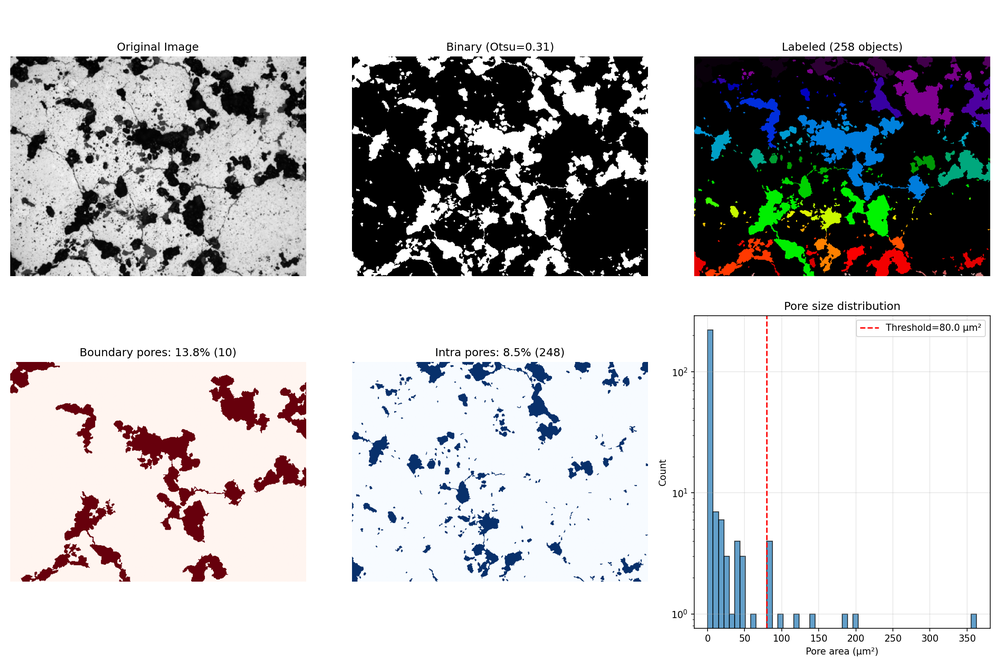
#> input picture Optimization_3D_structure/EXP IMG/connected_79_pore_analysis.png, 1000 x 667 px, shrunk from 2250 x 1500 before the run
$ python pore_analysis.py '../../Optimization_3D_structure/EXP IMG/connected_79_pore_analysis.png' 1.0 1.0
#> lines starting #> are read from the running program, lines starting #| are printed output that depends on the picture; after the words box and inside, x2 and y2 are one past the last pixel; in counts of white or black regions, pixels touching at a corner belong together
"""
═══════════════════════════════════════════════════════════════════════════════
PORE ANALYSIS FROM POLISHED CERAMIC CROSS-SECTION IMAGES
═══════════════════════════════════════════════════════════════════════════════

PURPOSE:
--------
Analyze porosity in polished ceramic cross-section images (SEM, optical microscopy).
Classifies pores as intragranular (round, isolated) or intergranular (elongated,
interconnected) based on circularity and size.

MAIN FUNCTIONS:
--------------
1. analyze_porosity()    - Main analysis function
2. sensitivity_analysis() - Test multiple circularity thresholds
3. CLI usage             - Run directly from command line

USAGE EXAMPLES:
--------------
## Python API:
    from pore_analysis import analyze_porosity

    result = analyze_porosity(
        image_path="my_sample.png",
        um_per_pixel=0.195,              # Scale: 0.195 μm/pixel
        circularity_threshold=0.50,       # Classification boundary
        min_area_um2=2.0,                 # Minimum pore size
        use_adaptive_threshold=False,     # Otsu (False) or Sauvola (True)
        use_watershed=True,               # Separate touching pores
        export_csv=True,                  # Save per-pore data
        show_plots=True                   # Generate diagnostic plots
    )

    print(f"Total porosity: {result['p_total']:.2%}")
    print(f"Intragranular:  {result['p_intra']:.2%}")
    print(f"Intergranular:  {result['p_inter']:.2%}")

## Command line:
    python pore_analysis.py image.png 0.195 --plot --export-csv
    python pore_analysis.py image.png 0.195 0.55 --adaptive --plot
    python pore_analysis.py image.png 0.195 --sensitivity

ADJUSTABLE PARAMETERS:
---------------------
um_per_pixel           : Spatial resolution (calculate from scale bar)
circularity_threshold  : Boundary for intra/inter classification (0.4-0.6 typical)
min_area_um2          : Noise filter - minimum pore size to count
use_adaptive_threshold : True for uneven illumination, False for uniform
use_watershed         : True to separate touching pores (recommended)
area_inter_thr_um2    : Size above which pores are always intergranular (20 μm²)
min_area_inter_um2    : Minimum size for irregular pores to be intergranular (5 μm²)
scale_bar_strip       : Fraction of bottom to mask (scale bar region, 0.12 default)
stereology_factor     : 2D→3D correction (1.0 = Delesse principle)

CLASSIFICATION LOGIC:
--------------------
A pore is classified as INTERGRANULAR if:
  1. area > area_inter_thr_um2  (default 20 μm²)  OR
  2. area ≥ min_area_inter_um2 (default 5 μm²) AND circularity < threshold

Otherwise → INTRAGRANULAR

Circularity = 4π·Area / Perimeter²
  - 1.0 = perfect circle
  - 0.0 = straight line

KEY IMPROVEMENTS OVER v1:
------------------------
✓ Shape-based classification (not just size)
✓ Watershed segmentation to separate merged pores
✓ Sauvola adaptive thresholding for uneven illumination
✓ Scale bar masking (not cropping) → consistent area denominator
✓ Per-pore CSV export with morphology metrics
✓ Proper stereology (Delesse principle, no magic constants)
✓ Sensitivity analysis to calibrate circularity threshold

OUTPUTS:
--------
- Dictionary with porosity fractions, pore counts, mean sizes
- Optional: per-pore CSV with area, ECD, circularity, position, type
- Optional: 6-panel diagnostic plot (original, binary, classification,
  circularity, size distribution, summary)

DEPENDENCIES:
------------
Required: numpy, scipy, PIL
Optional: scikit-image (for watershed & Sauvola), matplotlib (for plots)
"""

import numpy as np
from PIL import Image
from scipy import ndimage
from pathlib import Path
from typing import Dict, Optional, Tuple
import warnings
import csv

try:
    from skimage import (
        filters, measure, morphology, segmentation, feature
    )
    HAS_SKIMAGE = True
except ImportError:
    HAS_SKIMAGE = False
    warnings.warn(
        "scikit-image not found. Install with: pip install scikit-image\n"
        "Falling back to basic scipy implementation (no watershed, no Sauvola)."
    )

try:
    import matplotlib.pyplot as plt
    import matplotlib.patches as mpatches
    HAS_MPL = True
except ImportError:
    HAS_MPL = False


# ─────────────────────────────────────────────────────────────────────────────
# CONSTANTS - Default values (can be overridden in function calls)
# ─────────────────────────────────────────────────────────────────────────────

# Circularity threshold for classification
# Circularity = 4π·Area / Perimeter²   (1.0 = perfect circle, 0 = line)
#
# ADJUST THIS based on your material:
#   - Sintered ceramics: 0.45 - 0.55 (intragranular pores are fairly round)
#   - Powder compacts:   0.40 - 0.50 (more irregular shapes)
#   - Green bodies:      0.35 - 0.45 (highly irregular)
#
# Use sensitivity_analysis() to find the best value for your samples
DEFAULT_CIRCULARITY_THRESHOLD = 0.50

# Noise filter - minimum pore area in PIXELS
# Very small objects (< 10 pixels) are likely noise or artifacts
# This is a conservative pre-filter; the real minimum size is set by min_area_um2
MIN_PORE_AREA_PX = 10

# Scale bar masking - fraction of image height to mask at bottom
# Most SEM/microscopy images have scale bars in the bottom ~10-15%
# Adjust if your scale bar is in a different location
SCALE_BAR_STRIP_FRACTION = 0.12


# ─────────────────────────────────────────────────────────────────────────────
# MAIN FUNCTION
# ─────────────────────────────────────────────────────────────────────────────

def analyze_porosity(
    image_path: str,
    um_per_pixel: float,
    circularity_threshold: float = DEFAULT_CIRCULARITY_THRESHOLD,
    min_area_um2: float = 5.0,
    dark_is_pore: bool = True,
    use_adaptive_threshold: bool = False,
    use_watershed: bool = True,
    area_inter_thr_um2: float = 20.0,
    min_area_inter_um2: float = 5.0,
    scale_bar_strip: float = SCALE_BAR_STRIP_FRACTION,
    stereology_factor: float = 1.0,
    export_csv: bool = False,
    output_dir: Optional[str] = None,
    show_plots: bool = False,
) -> Dict:
    """
    Estimate porosity from a polished ceramic cross-section image.

    Classification strategy
    -----------------------
    Each detected pore object is classified by TWO independent criteria:

        criterion A — size:
            area ≥ min_area_um2 → significant pore (not noise)

        criterion B — shape (circularity):
            C = 4π · area / perimeter²
            C ≥ circularity_threshold  →  intragranular (round, isolated)
            C <  circularity_threshold  →  intergranular (elongated, irregular)

    This dual criterion avoids the v1 error of calling a large round pore
    "intergranular" just because it is large.

    Stereology note
    ---------------
    The Delesse principle states that for isotropic, homogeneous materials
    the 2D area fraction equals the 3D volume fraction.  The default
    stereology_factor=1.0 reflects this.  If your material is anisotropic
    or you have independent calibration data (Archimedes, X-ray CT), pass
    the appropriate correction factor here.

    Parameters
    ----------
    image_path          : path to image (PNG / JPG / TIF)
    um_per_pixel        : spatial resolution in µm/pixel
                          → compute as: scale_bar_length_um / scale_bar_length_px
    circularity_threshold : boundary between intra (round) and inter (elongated)
    min_area_um2        : minimum pore area to include (noise filter)
    dark_is_pore        : True if pores appear dark (standard reflected light)
    use_adaptive_threshold : use Sauvola local thresholding instead of global Otsu
                            (recommended for images with uneven illumination)
    use_watershed       : split touching / merged pores with watershed segmentation
    scale_bar_strip     : fraction of image height (bottom) to mask before analysis
    stereology_factor   : 2D → 3D correction (default 1.0, Delesse principle)
    export_csv          : if True, write per-pore data to CSV
    output_dir          : directory for output files (default: same as image)
    show_plots          : if True, display and save diagnostic plots

    Returns
    -------
    dict with:
        p_total, p_intra, p_inter  : porosity fractions (after stereology factor)
        p_total_2d, p_intra_2d, p_inter_2d  : raw 2D area fractions
        n_total, n_intra, n_inter  : pore counts
        mean_ecd_intra_um, mean_ecd_inter_um  : mean equivalent circular diameter
        mean_circularity_intra, mean_circularity_inter  : mean shape factor
        threshold_value  : Otsu or Sauvola window size used
        pore_table       : list of dicts, one per pore (for CSV export)
    """
#> called with um_per_pixel = 1, circularity_threshold = 1, min_area_um2 = 5, dark_is_pore = True, use_adaptive_threshold = False, use_watershed = True, area_inter_thr_um2 = 20, min_area_inter_um2 = 5

    # ── 1. Load & validate ────────────────────────────────────────────────────
    img_pil = Image.open(image_path).convert("L")
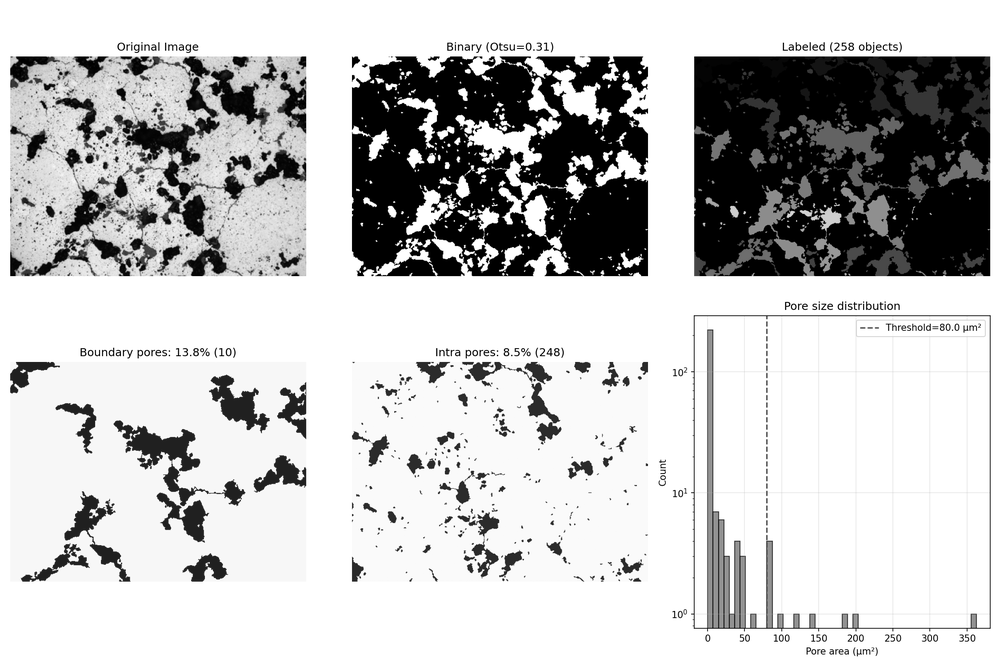
#> img_pil: PIL image 1000x667 L; min 0, max 255, mean 195.5
    arr = np.array(img_pil, dtype=np.float32) / 255.0   # float [0,1]
    H, W = arr.shape
#> H = 667; W = 1000

    # ── 2. Mask scale bar (bottom strip + optional right column) ──────────────
    # We MASK (set to matrix intensity) rather than crop so that the
    # total pixel count used in the area fraction stays consistent.
    mask_valid = np.ones((H, W), dtype=bool)
    strip_rows = int(H * scale_bar_strip)
#> strip_rows = 80
    mask_valid[H - strip_rows :, :] = False    # bottom strip

    # Also mask the bottom-right corner more aggressively (common scale bar location)
    mask_valid[H - strip_rows :, int(W * 0.55) :] = False

    # Fill masked area with the median of the rest (neutral grey → won't be a pore)
    arr_proc = arr.copy()
    median_val = np.median(arr[mask_valid])
#> median_val = 0.98
    arr_proc[~mask_valid] = median_val
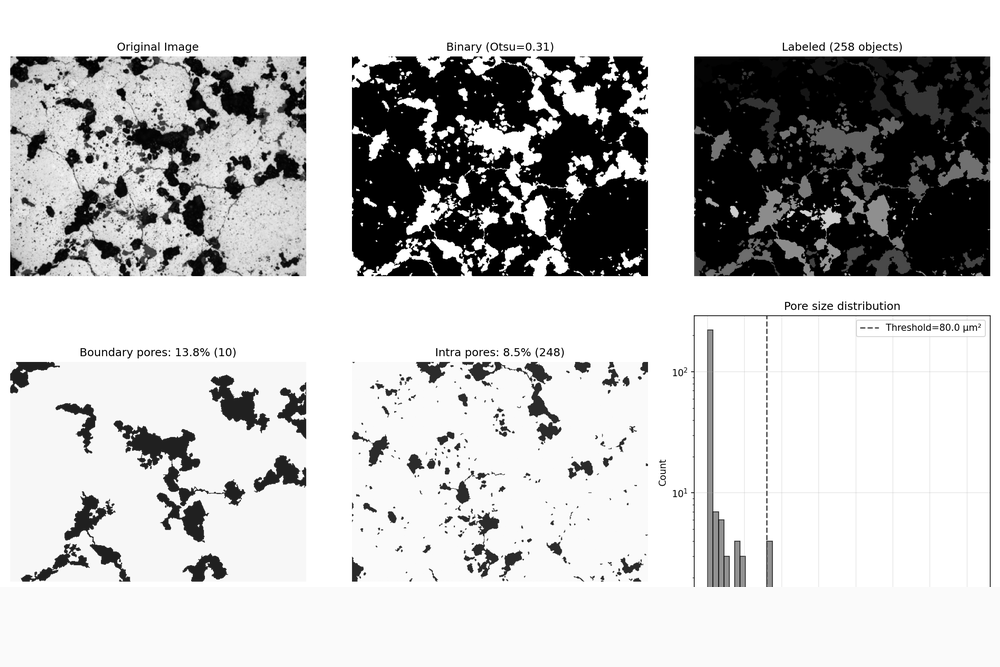
#> arr_proc: shape (667, 1000) float32; min 0, max 1, mean 0.768

    # ── 3. Threshold ──────────────────────────────────────────────────────────
    if use_adaptive_threshold:
        if not HAS_SKIMAGE:
            warnings.warn("scikit-image required for adaptive thresholding. Falling back to Otsu.")
            use_adaptive_threshold = False

    threshold_info = {}
    if use_adaptive_threshold and HAS_SKIMAGE:
        window_size = max(51, int(min(H, W) * 0.07) | 1)   # odd, ~7% of image
        thresh_surface = filters.threshold_sauvola(arr_proc, window_size=window_size, k=0.2)
        binary = (arr_proc < thresh_surface) if dark_is_pore else (arr_proc > thresh_surface)
        threshold_info = {"method": "Sauvola", "window_size": window_size}
    else:
        if HAS_SKIMAGE:
            t = filters.threshold_otsu(arr_proc[mask_valid])
#> t = 0.521
        else:
            t = float(np.percentile(arr_proc[mask_valid], 50))
        binary = (arr_proc < t) if dark_is_pore else (arr_proc > t)
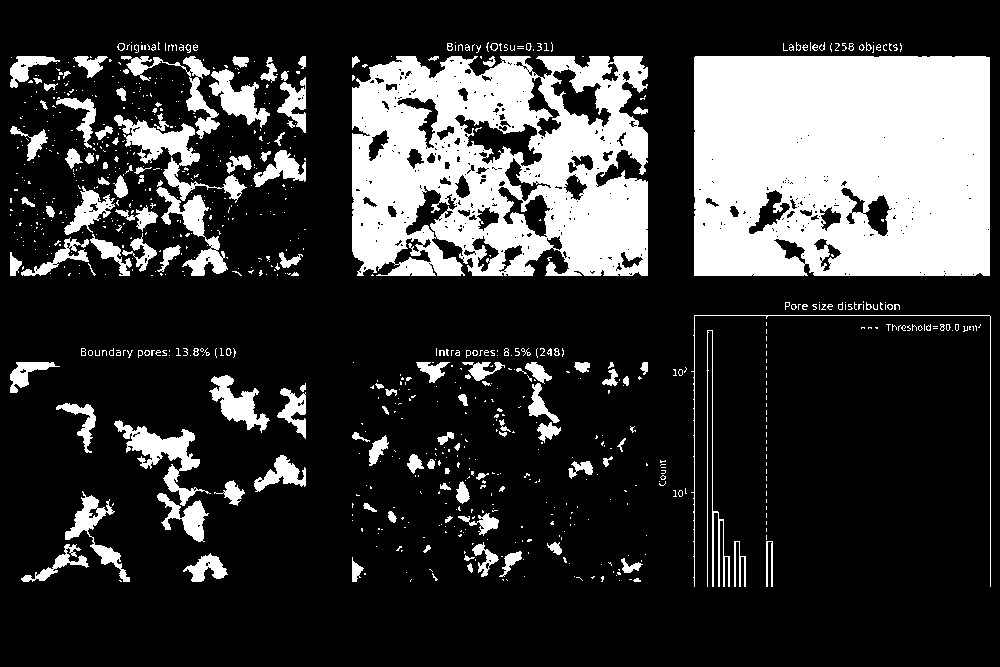
#> binary: shape (667, 1000) bool; 22.4% white; 848 white regions (708 under 20 px), largest, box (x1, y1, x2, y2) and area: (694, 56, 990, 276) 62154, (352, 56, 648, 276) 47874, (114, 115, 247, 203) 2761
        threshold_info = {"method": "Otsu", "threshold": float(t)}
#> threshold_info = {'method': 'Otsu', 'threshold': 0.521}

    # Remove pores outside the valid mask
    binary[~mask_valid] = False

    # ── 4. Clean up binary ────────────────────────────────────────────────────
    # min_area_px: noise-only filter on the binary (very conservative).
    # The meaningful min_area_um2 threshold is applied later, per-pore,
    # so it never removes real pore area from the total porosity estimate.
    min_area_px = MIN_PORE_AREA_PX   # 10 px ≈ 0.38 μm² at 0.195 μm/px → pure noise

    if HAS_SKIMAGE:
#> (the run stopped early here; a loop or call above may not have finished)

$ run again, on Optimization_3D_structure/EXP IMG/connected_79_3.png
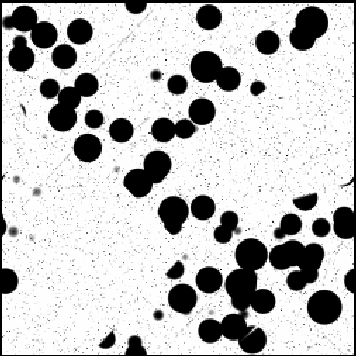
#> input picture Optimization_3D_structure/EXP IMG/connected_79_3.png, 356 x 356 px
#> median_val = 0.996
#> in analyze_porosity, `arr_proc[~mask_valid] = median_val`:
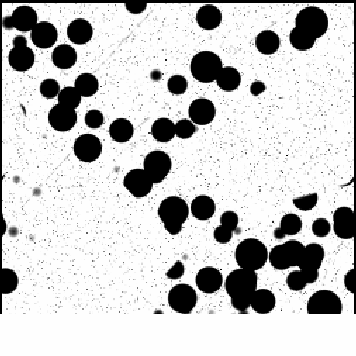
#> arr_proc: shape (356, 356) float32; min 0, max 0.996, mean 0.779
#> t = 0.5
#> in analyze_porosity, `binary = (arr_proc < t) if dark_is_pore else (arr_proc > t)`:
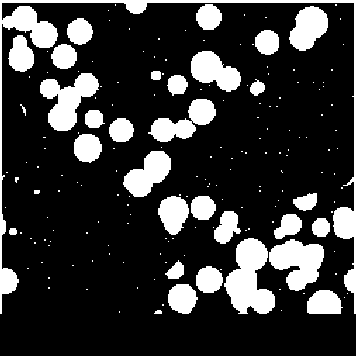
#> binary: shape (356, 356) bool; 20.7% white; 182 white regions (149 under 20 px), largest, box (x1, y1, x2, y2) and area: (0, 0, 356, 314) 4955, (224, 238, 275, 314) 2367, (269, 239, 324, 291) 1808
#> threshold_info = {'method': 'Otsu', 'threshold': 0.5}
